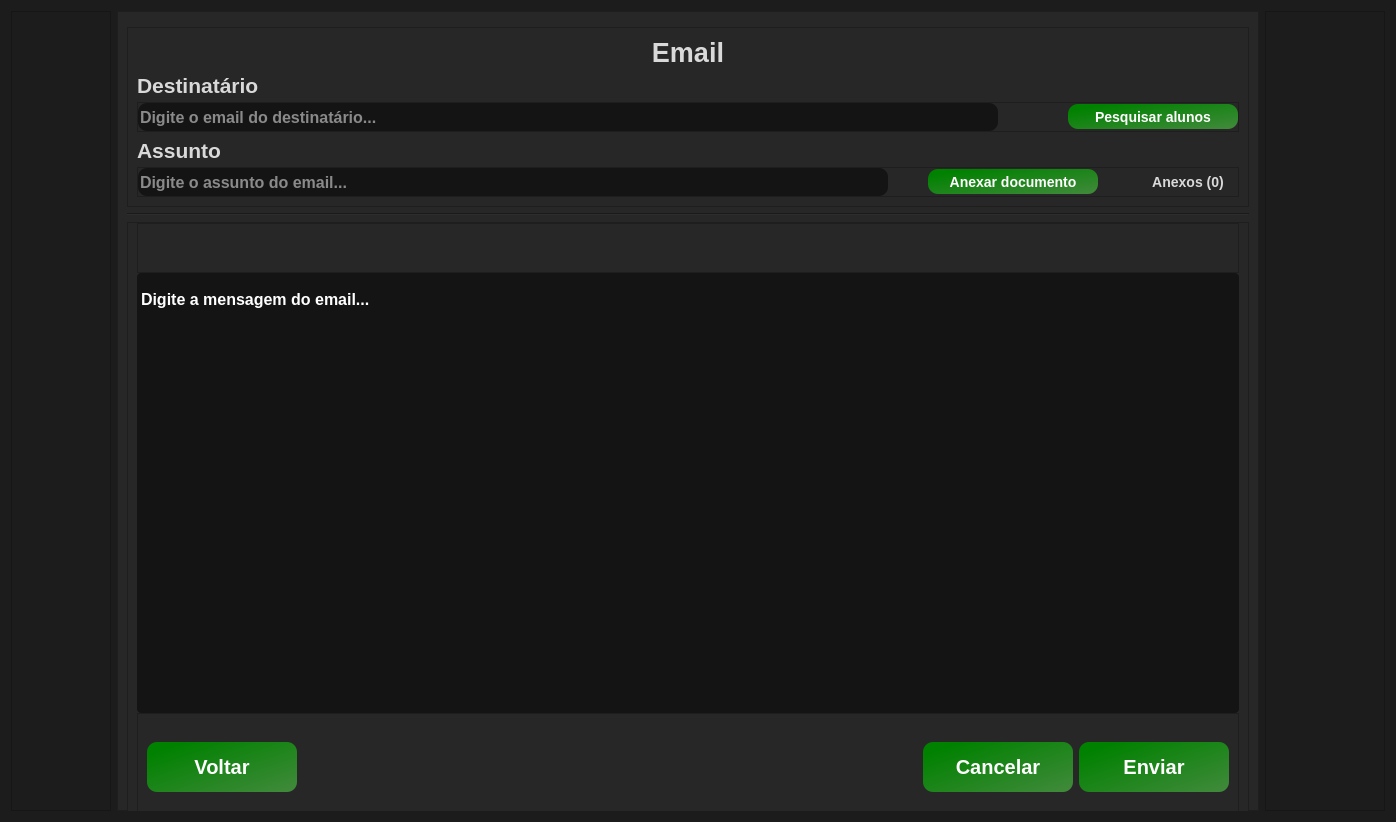
      <widget class="QWidget" name="page2">
       <property name="styleSheet">
        <string notr="true">background-color: rgb(28, 28, 28);</string>
       </property>
       <layout class="QHBoxLayout" name="horizontalLayout_23">
        <item>
         <widget class="QFrame" name="frame_43">
          <property name="minimumSize">
           <size>
            <width>100</width>
            <height>0</height>
           </size>
          </property>
          <property name="frameShape">
           <enum>QFrame::StyledPanel</enum>
          </property>
          <property name="frameShadow">
           <enum>QFrame::Raised</enum>
          </property>
         </widget>
        </item>
        <item>
         <widget class="QFrame" name="email_frame">
          <property name="maximumSize">
           <size>
            <width>16777215</width>
            <height>800</height>
           </size>
          </property>
          <property name="styleSheet">
           <string notr="true">background-color: rgb(39, 39, 39);</string>
          </property>
          <property name="frameShape">
           <enum>QFrame::StyledPanel</enum>
          </property>
          <property name="frameShadow">
           <enum>QFrame::Raised</enum>
          </property>
          <layout class="QVBoxLayout" name="verticalLayout_28">
           <property name="topMargin">
            <number>15</number>
           </property>
           <property name="bottomMargin">
            <number>15</number>
           </property>
           <item>
            <widget class="QFrame" name="frame_45">
             <property name="minimumSize">
              <size>
               <width>0</width>
               <height>180</height>
              </size>
             </property>
             <property name="frameShape">
              <enum>QFrame::StyledPanel</enum>
             </property>
             <property name="frameShadow">
              <enum>QFrame::Raised</enum>
             </property>
             <layout class="QVBoxLayout" name="verticalLayout_27">
              <item>
               <widget class="QLabel" name="label_39">
                <property name="minimumSize">
                 <size>
                  <width>0</width>
                  <height>30</height>
                 </size>
                </property>
                <property name="styleSheet">
                 <string notr="true">
color: rgb(217, 217, 217);</string>
                </property>
                <property name="text">
                 <string>&lt;html&gt;&lt;head/&gt;&lt;body&gt;&lt;p&gt;&lt;span style=&quot; font-size:20pt; font-weight:600;&quot;&gt;Email&lt;/span&gt;&lt;/p&gt;&lt;/body&gt;&lt;/html&gt;</string>
                </property>
                <property name="alignment">
                 <set>Qt::AlignCenter</set>
                </property>
               </widget>
              </item>
              <item>
               <widget class="QLabel" name="label_40">
                <property name="minimumSize">
                 <size>
                  <width>0</width>
                  <height>23</height>
                 </size>
                </property>
                <property name="styleSheet">
                 <string notr="true">
color: rgb(217, 217, 217);</string>
                </property>
                <property name="text">
                 <string>&lt;html&gt;&lt;head/&gt;&lt;body&gt;&lt;p&gt;&lt;span style=&quot; font-size:16pt; font-weight:600;&quot;&gt;Destinatário&lt;/span&gt;&lt;/p&gt;&lt;/body&gt;&lt;/html&gt;</string>
                </property>
               </widget>
              </item>
              <item>
               <widget class="QFrame" name="frame_46">
                <property name="minimumSize">
                 <size>
                  <width>50</width>
                  <height>30</height>
                 </size>
                </property>
                <property name="frameShape">
                 <enum>QFrame::StyledPanel</enum>
                </property>
                <property name="frameShadow">
                 <enum>QFrame::Raised</enum>
                </property>
                <layout class="QHBoxLayout" name="horizontalLayout_24">
                 <property name="spacing">
                  <number>0</number>
                 </property>
                 <property name="leftMargin">
                  <number>0</number>
                 </property>
                 <property name="topMargin">
                  <number>0</number>
                 </property>
                 <property name="rightMargin">
                  <number>0</number>
                 </property>
                 <property name="bottomMargin">
                  <number>0</number>
                 </property>
                 <item>
                  <widget class="QLineEdit" name="destinatario">
                   <property name="minimumSize">
                    <size>
                     <width>860</width>
                     <height>28</height>
                    </size>
                   </property>
                   <property name="maximumSize">
                    <size>
                     <width>1250</width>
                     <height>16777215</height>
                    </size>
                   </property>
                   <property name="font">
                    <font>
                     <pointsize>-1</pointsize>
                     <weight>75</weight>
                     <bold>true</bold>
                    </font>
                   </property>
                   <property name="styleSheet">
                    <string notr="true">background-color: rgb(20, 20, 20);
border-radius:9px;
font-size: 16px;
font-weight:bold;
color: rgb(255, 255, 255);</string>
                   </property>
                   <property name="placeholderText">
                    <string>Digite o email do destinatário...</string>
                   </property>
                  </widget>
                 </item>
                 <item>
                  <spacer name="horizontalSpacer_3">
                   <property name="orientation">
                    <enum>Qt::Horizontal</enum>
                   </property>
                   <property name="sizeHint" stdset="0">
                    <size>
                     <width>40</width>
                     <height>20</height>
                    </size>
                   </property>
                  </spacer>
                 </item>
                 <item>
                  <widget class="QPushButton" name="btnPesquisarAlunos">
                   <property name="minimumSize">
                    <size>
                     <width>170</width>
                     <height>25</height>
                    </size>
                   </property>
                   <property name="maximumSize">
                    <size>
                     <width>120</width>
                     <height>16777215</height>
                    </size>
                   </property>
                   <property name="layoutDirection">
                    <enum>Qt::LeftToRight</enum>
                   </property>
                   <property name="styleSheet">
                    <string notr="true">
QPushButton{
background-color: qlineargradient(spread:pad, x1:0, y1:0.017, x2:1, y2:1, stop:0.113636 rgba(0, 129, 0, 255), stop:1 rgba(66, 138, 60, 255));
border-radius:10px;
  text-align: center;
   color: #ffffff;
font-size:14px;
font-weight:bold;

}

QPushButton:hover{
background-color: rgb(36, 199, 31);

}

QPushButton:pressed{
  background-color: #3e8e41;

}</string>
                   </property>
                   <property name="text">
                    <string>Pesquisar alunos</string>
                   </property>
                   <property name="icon">
                    <iconset>
                     <normaloff>../../Icons/white_versions/output-onlinepngtools (12).png</normaloff>../../Icons/white_versions/output-onlinepngtools (12).png</iconset>
                   </property>
                   <property name="iconSize">
                    <size>
                     <width>40</width>
                     <height>40</height>
                    </size>
                   </property>
                  </widget>
                 </item>
                </layout>
               </widget>
              </item>
              <item>
               <widget class="QLabel" name="label_41">
                <property name="minimumSize">
                 <size>
                  <width>0</width>
                  <height>23</height>
                 </size>
                </property>
                <property name="styleSheet">
                 <string notr="true">
color: rgb(217, 217, 217);</string>
                </property>
                <property name="text">
                 <string>&lt;html&gt;&lt;head/&gt;&lt;body&gt;&lt;p&gt;&lt;span style=&quot; font-size:16pt; font-weight:600;&quot;&gt;Assunto&lt;/span&gt;&lt;/p&gt;&lt;/body&gt;&lt;/html&gt;</string>
                </property>
               </widget>
              </item>
              <item>
               <widget class="QFrame" name="frame_47">
                <property name="minimumSize">
                 <size>
                  <width>0</width>
                  <height>0</height>
                 </size>
                </property>
                <property name="frameShape">
                 <enum>QFrame::StyledPanel</enum>
                </property>
                <property name="frameShadow">
                 <enum>QFrame::Raised</enum>
                </property>
                <layout class="QHBoxLayout" name="horizontalLayout_25">
                 <property name="spacing">
                  <number>0</number>
                 </property>
                 <property name="leftMargin">
                  <number>0</number>
                 </property>
                 <property name="topMargin">
                  <number>0</number>
                 </property>
                 <property name="rightMargin">
                  <number>0</number>
                 </property>
                 <property name="bottomMargin">
                  <number>0</number>
                 </property>
                 <item>
                  <widget class="QLineEdit" name="assunto">
                   <property name="minimumSize">
                    <size>
                     <width>750</width>
                     <height>28</height>
                    </size>
                   </property>
                   <property name="maximumSize">
                    <size>
                     <width>860</width>
                     <height>16777215</height>
                    </size>
                   </property>
                   <property name="styleSheet">
                    <string notr="true">background-color: rgb(20, 20, 20);
border-radius:9px;
font-size: 16px;
font-weight:bold;
color: rgb(255, 255, 255);</string>
                   </property>
                   <property name="alignment">
                    <set>Qt::AlignLeading|Qt::AlignLeft|Qt::AlignVCenter</set>
                   </property>
                   <property name="placeholderText">
                    <string>Digite o assunto do email...</string>
                   </property>
                  </widget>
                 </item>
                 <item>
                  <spacer name="horizontalSpacer_4">
                   <property name="orientation">
                    <enum>Qt::Horizontal</enum>
                   </property>
                   <property name="sizeHint" stdset="0">
                    <size>
                     <width>40</width>
                     <height>20</height>
                    </size>
                   </property>
                  </spacer>
                 </item>
                 <item>
                  <widget class="QPushButton" name="btnAnexarArquivo">
                   <property name="minimumSize">
                    <size>
                     <width>170</width>
                     <height>25</height>
                    </size>
                   </property>
                   <property name="maximumSize">
                    <size>
                     <width>120</width>
                     <height>16777215</height>
                    </size>
                   </property>
                   <property name="layoutDirection">
                    <enum>Qt::LeftToRight</enum>
                   </property>
                   <property name="styleSheet">
                    <string notr="true">
QPushButton{
background-color: qlineargradient(spread:pad, x1:0, y1:0.017, x2:1, y2:1, stop:0.113636 rgba(0, 129, 0, 255), stop:1 rgba(66, 138, 60, 255));
border-radius:10px;
  text-align: center;
   color: #ffffff;
font-size:14px;
font-weight:bold;

}

QPushButton:hover{
background-color: rgb(36, 199, 31);


}

QPushButton:pressed{
  background-color: #3e8e41;

}</string>
                   </property>
                   <property name="text">
                    <string>Anexar documento</string>
                   </property>
                   <property name="icon">
                    <iconset>
                     <normaloff>../../Icons/white_versions/output-onlinepngtools (13).png</normaloff>../../Icons/white_versions/output-onlinepngtools (13).png</iconset>
                   </property>
                   <property name="iconSize">
                    <size>
                     <width>30</width>
                     <height>35</height>
                    </size>
                   </property>
                  </widget>
                 </item>
                 <item>
                  <spacer name="horizontalSpacer_5">
                   <property name="orientation">
                    <enum>Qt::Horizontal</enum>
                   </property>
                   <property name="sizeHint" stdset="0">
                    <size>
                     <width>40</width>
                     <height>20</height>
                    </size>
                   </property>
                  </spacer>
                 </item>
                 <item>
                  <widget class="QLabel" name="label_42">
                   <property name="minimumSize">
                    <size>
                     <width>100</width>
                     <height>0</height>
                    </size>
                   </property>
                   <property name="styleSheet">
                    <string notr="true">QLabel{

border-radius:4px;
font-size:14px;
font-weight:bold;

color: rgb(217, 217, 217);
}
QPushButton:hover{
background-color: grey;
}
QPushButton:pressed{
background-color: rgb(35, 35,35);
}</string>
                   </property>
                   <property name="text">
                    <string>Anexos (0)</string>
                   </property>
                   <property name="alignment">
                    <set>Qt::AlignCenter</set>
                   </property>
                  </widget>
                 </item>
                </layout>
               </widget>
              </item>
             </layout>
            </widget>
           </item>
           <item>
            <widget class="Line" name="line">
             <property name="orientation">
              <enum>Qt::Horizontal</enum>
             </property>
            </widget>
           </item>
           <item>
            <widget class="QFrame" name="frame_editor">
             <property name="minimumSize">
              <size>
               <width>0</width>
               <height>600</height>
              </size>
             </property>
             <property name="frameShape">
              <enum>QFrame::StyledPanel</enum>
             </property>
             <property name="frameShadow">
              <enum>QFrame::Raised</enum>
             </property>
             <layout class="QVBoxLayout" name="verticalLayout_29">
              <property name="spacing">
               <number>0</number>
              </property>
              <property name="leftMargin">
               <number>9</number>
              </property>
              <property name="topMargin">
               <number>0</number>
              </property>
              <property name="bottomMargin">
               <number>0</number>
              </property>
              <item>
               <widget class="QFrame" name="frame_botoes">
                <property name="minimumSize">
                 <size>
                  <width>0</width>
                  <height>50</height>
                 </size>
                </property>
                <property name="maximumSize">
                 <size>
                  <width>16777215</width>
                  <height>50</height>
                 </size>
                </property>
                <property name="styleSheet">
                 <string notr="true">QComboBox{
background-color: rgb(150, 150, 150);
}
QToolBar{
background-color: rgb(39, 39, 39);
}
QSpinBox{
background-color: rgb(70, 70, 70);
}
QAction{
background-color: rgb(70, 70, 70);
}
QPushButton{
background-color: rgb(70, 70, 70);
}
QComboBox QAbstractItemView
{
background-color: rgb(150, 150, 150);
}


QFrame{
background-color: rgb(39, 39, 39);
}
QIcon{
background-color: rgb(70, 70, 70);
}
</string>
                </property>
                <property name="frameShape">
                 <enum>QFrame::StyledPanel</enum>
                </property>
                <property name="frameShadow">
                 <enum>QFrame::Raised</enum>
                </property>
               </widget>
              </item>
              <item>
               <widget class="QTextEdit" name="editor">
                <property name="maximumSize">
                 <size>
                  <width>1300</width>
                  <height>440</height>
                 </size>
                </property>
                <property name="styleSheet">
                 <string notr="true">background-color: rgb(20, 20, 20);
border-radius:4px;

font-weight:bold;
color: rgb(255, 255, 255);</string>
                </property>
                <property name="html">
                 <string>&lt;!DOCTYPE HTML PUBLIC &quot;-//W3C//DTD HTML 4.0//EN&quot; &quot;http://www.w3.org/TR/REC-html40/strict.dtd&quot;&gt;
&lt;html&gt;&lt;head&gt;&lt;meta name=&quot;qrichtext&quot; content=&quot;1&quot; /&gt;&lt;style type=&quot;text/css&quot;&gt;
p, li { white-space: pre-wrap; }
&lt;/style&gt;&lt;/head&gt;&lt;body style=&quot; font-family:'MS Shell Dlg 2'; font-size:8.25pt; font-weight:600; font-style:normal;&quot;&gt;
&lt;p style=&quot;-qt-paragraph-type:empty; margin-top:0px; margin-bottom:0px; margin-left:0px; margin-right:0px; -qt-block-indent:0; text-indent:0px; font-weight:400;&quot;&gt;&lt;br /&gt;&lt;/p&gt;
&lt;p style=&quot; margin-top:0px; margin-bottom:0px; margin-left:0px; margin-right:0px; -qt-block-indent:0; text-indent:0px;&quot;&gt;&lt;span style=&quot; font-size:16px;&quot;&gt;Digite a mensagem do email...&lt;/span&gt;&lt;/p&gt;&lt;/body&gt;&lt;/html&gt;</string>
                </property>
               </widget>
              </item>
              <item>
               <widget class="QFrame" name="frame">
                <property name="maximumSize">
                 <size>
                  <width>16777215</width>
                  <height>150</height>
                 </size>
                </property>
                <property name="frameShape">
                 <enum>QFrame::StyledPanel</enum>
                </property>
                <property name="frameShadow">
                 <enum>QFrame::Raised</enum>
                </property>
                <layout class="QHBoxLayout" name="horizontalLayout_22">
                 <item>
                  <widget class="QPushButton" name="btn_volta">
                   <property name="minimumSize">
                    <size>
                     <width>150</width>
                     <height>50</height>
                    </size>
                   </property>
                   <property name="maximumSize">
                    <size>
                     <width>150</width>
                     <height>16777215</height>
                    </size>
                   </property>
                   <property name="font">
                    <font>
                     <pointsize>-1</pointsize>
                     <weight>75</weight>
                     <bold>true</bold>
                    </font>
                   </property>
                   <property name="cursor">
                    <cursorShape>ArrowCursor</cursorShape>
                   </property>
                   <property name="contextMenuPolicy">
                    <enum>Qt::ActionsContextMenu</enum>
                   </property>
                   <property name="styleSheet">
                    <string notr="true">
QPushButton{
background-color: qlineargradient(spread:pad, x1:0, y1:0.017, x2:1, y2:1, stop:0.113636 rgba(0, 129, 0, 255), stop:1 rgba(66, 138, 60, 255));
border-radius:10px;
  text-align: center;
   color: #ffffff;
font-size:20px;
font-weight:bold;

}

QPushButton:hover{
background-color: rgb(36, 199, 31);


}

QPushButton:pressed{
  background-color: #3e8e41;

}</string>
                   </property>
                   <property name="text">
                    <string>Voltar</string>
                   </property>
                   <property name="icon">
                    <iconset>
                     <normaloff>../../Icons/white_versions/output-onlinepngtools (11).png</normaloff>../../Icons/white_versions/output-onlinepngtools (11).png</iconset>
                   </property>
                   <property name="iconSize">
                    <size>
                     <width>30</width>
                     <height>30</height>
                    </size>
                   </property>
                  </widget>
                 </item>
                 <item>
                  <spacer name="horizontalSpacer_2">
                   <property name="orientation">
                    <enum>Qt::Horizontal</enum>
                   </property>
                   <property name="sizeHint" stdset="0">
                    <size>
                     <width>40</width>
                     <height>20</height>
                    </size>
                   </property>
                  </spacer>
                 </item>
                 <item>
                  <widget class="QPushButton" name="cancelarEmailBtn">
                   <property name="minimumSize">
                    <size>
                     <width>150</width>
                     <height>50</height>
                    </size>
                   </property>
                   <property name="styleSheet">
                    <string notr="true">
QPushButton{
background-color: qlineargradient(spread:pad, x1:0, y1:0.017, x2:1, y2:1, stop:0.113636 rgba(0, 129, 0, 255), stop:1 rgba(66, 138, 60, 255));
border-radius:10px;
  text-align: center;
   color: #ffffff;
font-size:20px;
font-weight:bold;

}

QPushButton:hover{
background-color: rgb(36, 199, 31);


}

QPushButton:pressed{
  background-color: #3e8e41;

}</string>
                   </property>
                   <property name="text">
                    <string>Cancelar</string>
                   </property>
                   <property name="icon">
                    <iconset>
                     <normaloff>../../Icons/white_versions/output-onlinepngtools (10).png</normaloff>../../Icons/white_versions/output-onlinepngtools (10).png</iconset>
                   </property>
                   <property name="iconSize">
                    <size>
                     <width>25</width>
                     <height>20</height>
                    </size>
                   </property>
                  </widget>
                 </item>
                 <item>
                  <widget class="QPushButton" name="enviarEmailBtn">
                   <property name="minimumSize">
                    <size>
                     <width>150</width>
                     <height>50</height>
                    </size>
                   </property>
                   <property name="layoutDirection">
                    <enum>Qt::LeftToRight</enum>
                   </property>
                   <property name="styleSheet">
                    <string notr="true">
QPushButton{
background-color: qlineargradient(spread:pad, x1:0, y1:0.017, x2:1, y2:1, stop:0.113636 rgba(0, 129, 0, 255), stop:1 rgba(66, 138, 60, 255));
border-radius:10px;
  text-align: center;
   color: #ffffff;
font-size:20px;
font-weight:bold;

}

QPushButton:hover{
background-color: rgb(36, 199, 31);


}

QPushButton:pressed{
  background-color: #3e8e41;

}</string>
                   </property>
                   <property name="text">
                    <string>Enviar</string>
                   </property>
                   <property name="icon">
                    <iconset>
                     <normaloff>../../Icons/white_versions/output-onlinepngtools (14).png</normaloff>../../Icons/white_versions/output-onlinepngtools (14).png</iconset>
                   </property>
                   <property name="iconSize">
                    <size>
                     <width>40</width>
                     <height>40</height>
                    </size>
                   </property>
                  </widget>
                 </item>
                </layout>
               </widget>
              </item>
             </layout>
            </widget>
           </item>
          </layout>
         </widget>
        </item>
        <item>
         <widget class="QFrame" name="frame_44">
          <property name="minimumSize">
           <size>
            <width>120</width>
            <height>0</height>
           </size>
          </property>
          <property name="frameShape">
           <enum>QFrame::StyledPanel</enum>
          </property>
          <property name="frameShadow">
           <enum>QFrame::Raised</enum>
          </property>
         </widget>
        </item>
       </layout>
      </widget>
